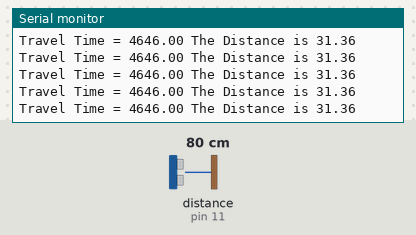
A sketch run on a simulated Arduino Uno, built with avr-gcc and run on an emulated ATmega328P. Shown: the last lines printed to the serial monitor. Wiring (inferred from the names in the program): ultrasonic range finder: trigger pin 12; echo pin 11. The inputs (shaded band) are chosen by the test bench; at power-on: distance to the obstacle (sensor on pin 11) 80 cm. The echo pulse lasts 58.3 µs per cm.

Above: at 1.2 s.
1.3 s: distance to the obstacle (sensor on pin 11) set to 9 cm
At 1.46 s:
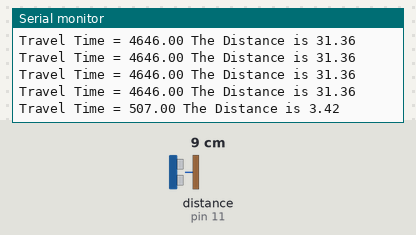
4.3 s: distance to the obstacle (sensor on pin 11) set to 299 cm
At 4.39 s:
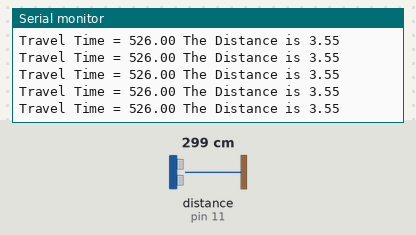
7.3 s: distance to the obstacle (sensor on pin 11) set to 60 cm
At 7.41 s:
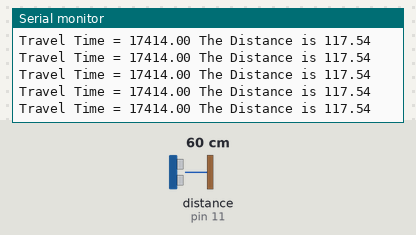
19.3 s: distance to the obstacle (sensor on pin 11) set to 299 cm
At 19.4 s:
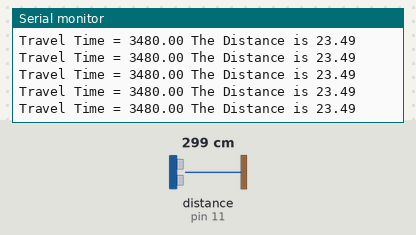
22.3 s: distance to the obstacle (sensor on pin 11) set to 250 cm
At 22.57 s:
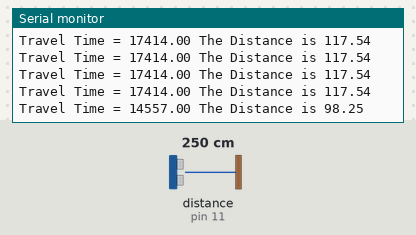
Timing chart, 0 to 25.3 s (numbered marks = the images above; inputs shaded):
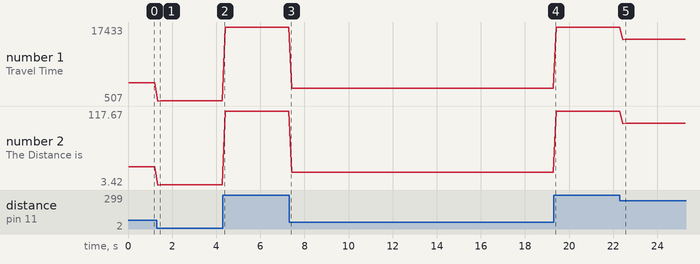

The sketch:

DistanceMeasurer.ino
```cpp
int trigPin = 12;
int echoPin = 11;
float pingTravelTime;
float distance;
float pingTravelDistance;
float distancetoTarget;

void setup() {
  // put your setup code here, to run once:
  pinMode(trigPin,OUTPUT);
  pinMode(echoPin,INPUT);
  Serial.begin(9600);

}

void loop() {
  // put your main code here, to run repeatedly:
  digitalWrite(trigPin,LOW);
  delayMicroseconds(10);
  digitalWrite(trigPin,HIGH);
  delayMicroseconds(10);
  digitalWrite(trigPin,LOW);
  pingTravelTime=pulseIn(echoPin,HIGH);
  delay(25);
  pingTravelDistance = (pingTravelTime*767.*5280.*12./(3600.*1000000.));
  distancetoTarget = pingTravelDistance/2 ;
  Serial.print("Travel Time = ");
  Serial.print(pingTravelTime);
  Serial.print(" ");
  Serial.print("The Distance is ");
  Serial.println(distancetoTarget);

  delay(100);


}
```

Measured:
- after the input at 1.3 s, the serial monitor: prints a new line at once (image 1)
- after the input at 22.3 s, the serial monitor: prints a new line after 0.14 s (image 5)
- plotted number 1: 4646 → 526 after the input at 1.3 s, 526 → 17414 after the input at 4.3 s, 17414 → 3480 after the input at 7.3 s, 3480 → 17414 after the input at 19.3 s, 17414 → 14577 after the input at 22.3 s
- plotted number 2: 31.36 → 3.55 after the input at 1.3 s, 3.55 → 117.54 after the input at 4.3 s, 117.54 → 23.49 after the input at 7.3 s, 23.49 → 117.54 after the input at 19.3 s, 117.54 → 98 after the input at 22.3 s
